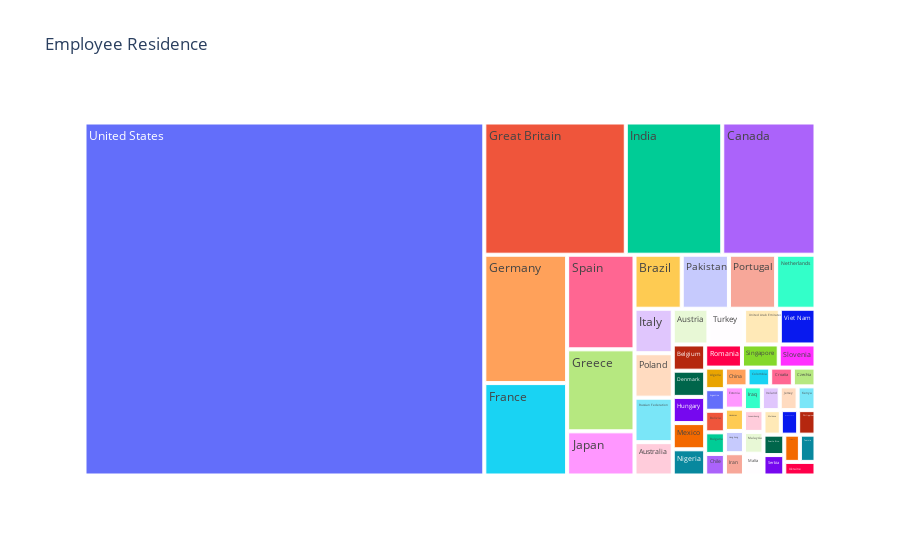

Here is the notebook cell this chart was saved with:
### Code cell
ax= px.treemap(df,path=['employee_residence'],title="Employee Residence")
ax.show()

### Figure 1 — Plotly figure (JSON) as saved in the notebook; plotly's stock layout.template omitted (floating-point values rounded to 4 significant figures)
{"data": [{"branchvalues": "total", "domain": {"x": [0, 1], "y": [0, 1]}, "hovertemplate": "labels=%{label}<br>count=%{value}<br>parent=%{parent}<br>id=%{id}<extra></extra>", "ids": ["Algeria", "Argentina", "Australia", "Austria", "Belgium", "Bolivia", "Brazil", "Bulgaria", "Canada", "Chile", "China", "Colombia", "Croatia", "Czechia", "Denmark", "Estonia", "France", "Germany", "Great Britain", "Greece", "Honduras", "Hong Kong", "Hungary", "India", "Iran", "Iraq", "Ireland", "Italy", "Japan", "Jersey", "Kenya", "Luxembourg", "Malaysia", "Malta", "Mexico", "Moldova", "Netherlands", "New Zealand", "Nigeria", "Pakistan", "Philippines", "Poland", "Portugal", "Puerto Rico", "Romania", "Russian Federation", "Serbia", "Singapore", "Slovenia", "Spain", "Switzerland", "Tunisia", "Turkey", "Ukraine", "United Arab Emirates", "United States", "Viet Nam"], "labels": ["Algeria", "Argentina", "Australia", "Austria", "Belgium", "Bolivia", "Brazil", "Bulgaria", "Canada", "Chile", "China", "Colombia", "Croatia", "Czechia", "Denmark", "Estonia", "France", "Germany", "Great Britain", "Greece", "Honduras", "Hong Kong", "Hungary", "India", "Iran", "Iraq", "Ireland", "Italy", "Japan", "Jersey", "Kenya", "Luxembourg", "Malaysia", "Malta", "Mexico", "Moldova", "Netherlands", "New Zealand", "Nigeria", "Pakistan", "Philippines", "Poland", "Portugal", "Puerto Rico", "Romania", "Russian Federation", "Serbia", "Singapore", "Slovenia", "Spain", "Switzerland", "Tunisia", "Turkey", "Ukraine", "United Arab Emirates", "United States", "Viet Nam"], "name": "", "parents": ["", "", "", "", "", "", "", "", "", "", "", "", "", "", "", "", "", "", "", "", "", "", "", "", "", "", "", "", "", "", "", "", "", "", "", "", "", "", "", "", "", "", "", "", "", "", "", "", "", "", "", "", "", "", "", "", ""], "type": "treemap", "values": [1, 1, 3, 3, 2, 1, 6, 1, 29, 1, 1, 1, 1, 1, 2, 1, 18, 25, 44, 13, 1, 1, 2, 30, 1, 1, 1, 4, 7, 1, 1, 1, 1, 1, 2, 1, 5, 1, 2, 6, 1, 4, 6, 1, 2, 4, 1, 2, 2, 15, 1, 1, 3, 1, 3, 332, 3]}], "layout": {"legend": {"tracegroupgap": 0}, "title": {"text": "Employee Residence"}}}
